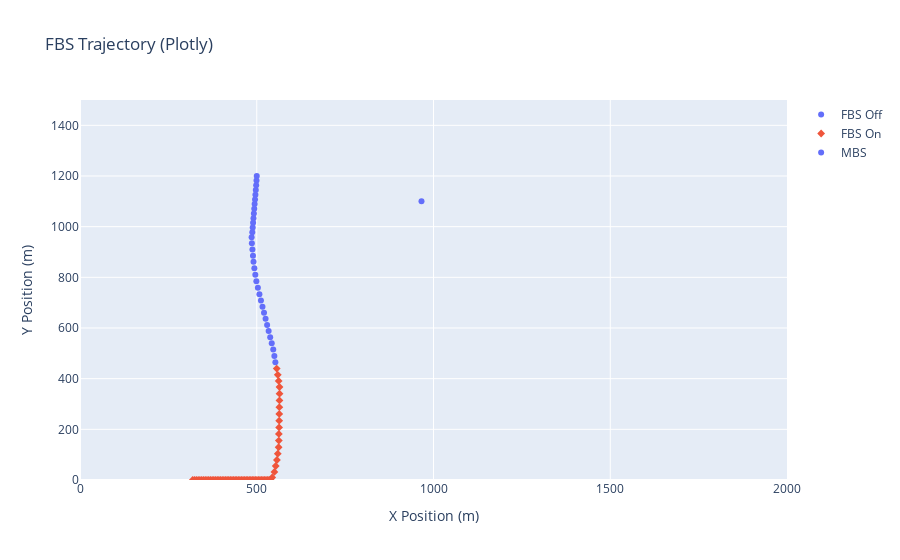

The notebook cell saved with this chart:
### Code cell
mbs_df = pd.DataFrame({"x": mbs_x, "y": mbs_y, "type": "MBS"})
states_df = states.copy()
states_df["type"] = states_df["power_status"].map({0: "FBS Off", 1: "FBS On"})

fig_states = px.scatter(
    states_df,
    x="x",
    y="y",
    color="type",
    symbol="type",
    title="FBS Trajectory (Plotly)",
    labels={"x": "X Position (m)", "y": "Y Position (m)"},
)
fig_mbs = px.scatter(
    mbs_df,
    x="x",
    y="y",
    color="type",
    symbol="type",
)

for trace in fig_mbs.data:
    fig_states.add_trace(trace)

fig_states.update_layout(
    xaxis=dict(range=[0, env.W]),
    yaxis=dict(range=[0, env.H]),
    legend=dict(title=""),
)

### Figure 1 — Plotly figure (JSON) as saved in the notebook; plotly's stock layout.template omitted (floating-point values rounded to 4 significant figures)
{"data": [{"hovertemplate": "type=FBS Off<br>X Position (m)=%{x}<br>Y Position (m)=%{y}<extra></extra>", "legendgroup": "FBS Off", "marker": {"color": "#636efa", "symbol": "circle"}, "mode": "markers", "name": "FBS Off", "orientation": "v", "showlegend": true, "type": "scatter", "x": [500.0, 499.3, 498.4, 497.3, 496.2, 495.1, 494.0, 492.9, 491.8, 490.7, 489.6, 488.5, 487.4, 485.5, 486.2, 487.7, 489.3, 490.9, 493.3, 496.0, 498.9, 503.2, 507.5, 511.9, 516.2, 520.6, 525.0, 529.3, 533.7, 538.0, 542.4, 546.7, 549.8, 552.6], "xaxis": "x", "y": [1200.0, 1182.0, 1163.0, 1145.0, 1126.0, 1108.0, 1089.0, 1071.0, 1052.0, 1034.0, 1015.0, 996.4, 977.8, 957.9, 934.3, 910.0, 885.7, 861.3, 835.8, 810.1, 784.3, 759.0, 733.6, 708.5, 684.3, 660.2, 636.1, 611.9, 587.8, 563.7, 539.5, 515.2, 489.8, 464.5], "yaxis": "y"}, {"hovertemplate": "type=FBS On<br>X Position (m)=%{x}<br>Y Position (m)=%{y}<extra></extra>", "legendgroup": "FBS On", "marker": {"color": "#EF553B", "symbol": "diamond"}, "mode": "markers", "name": "FBS On", "orientation": "v", "showlegend": true, "type": "scatter", "x": [556.5, 559.5, 562.0, 564.4, 564.5, 564.2, 564.0, 563.7, 563.5, 563.3, 562.5, 562.5, 561.9, 559.5, 557.1, 553.6, 550.0, 543.7, 539.0, 534.7, 530.5, 526.2, 522.0, 517.7, 513.4, 509.1, 504.8, 500.5, 496.2, 491.9, 487.5, 483.2, 478.8, 474.5, 470.1, 465.7, 461.3, 456.8, 452.4, 447.9, 443.4, 439.0, 434.4, 429.9, 425.4, 420.8, 416.2, 411.6, 407.0, 402.3, 397.6, 392.9, 388.2, 383.4, 378.6, 373.8, 369.0, 364.1, 359.2, 354.3, 349.3, 344.3, 339.3, 334.2, 329.1, 324.0, 318.8], "xaxis": "x", "y": [439.7, 415.3, 391.1, 367.0, 340.9, 314.3, 287.6, 261.0, 234.3, 207.6, 181.7, 155.5, 129.3, 104.1, 78.87, 55.19, 31.93, 9.951, 0.0, 0.0, 0.0, 0.0, 0.0, 0.0, 0.0, 0.0, 0.0, 0.0, 0.0, 0.0, 0.0, 0.0, 0.0, 0.0, 0.0, 0.0, 0.0, 0.0, 0.0, 0.0, 0.0, 0.0, 0.0, 0.0, 0.0, 0.0, 0.0, 0.0, 0.0, 0.0, 0.0, 0.0, 0.0, 0.0, 0.0, 0.0, 0.0, 0.0, 0.0, 0.0, 0.0, 0.0, 0.0, 0.0, 0.0, 0.0, 0.0], "yaxis": "y"}, {"hovertemplate": "type=MBS<br>x=%{x}<br>y=%{y}<extra></extra>", "legendgroup": "MBS", "marker": {"color": "#636efa", "symbol": "circle"}, "mode": "markers", "name": "MBS", "orientation": "v", "showlegend": true, "type": "scatter", "x": [966.0], "xaxis": "x", "y": [1100.0], "yaxis": "y"}], "layout": {"legend": {"title": {"text": ""}, "tracegroupgap": 0}, "title": {"text": "FBS Trajectory (Plotly)"}, "xaxis": {"anchor": "y", "domain": [0, 1], "range": [0, 2000], "title": {"text": "X Position (m)"}}, "yaxis": {"anchor": "x", "domain": [0, 1], "range": [0, 1500], "title": {"text": "Y Position (m)"}}}}
